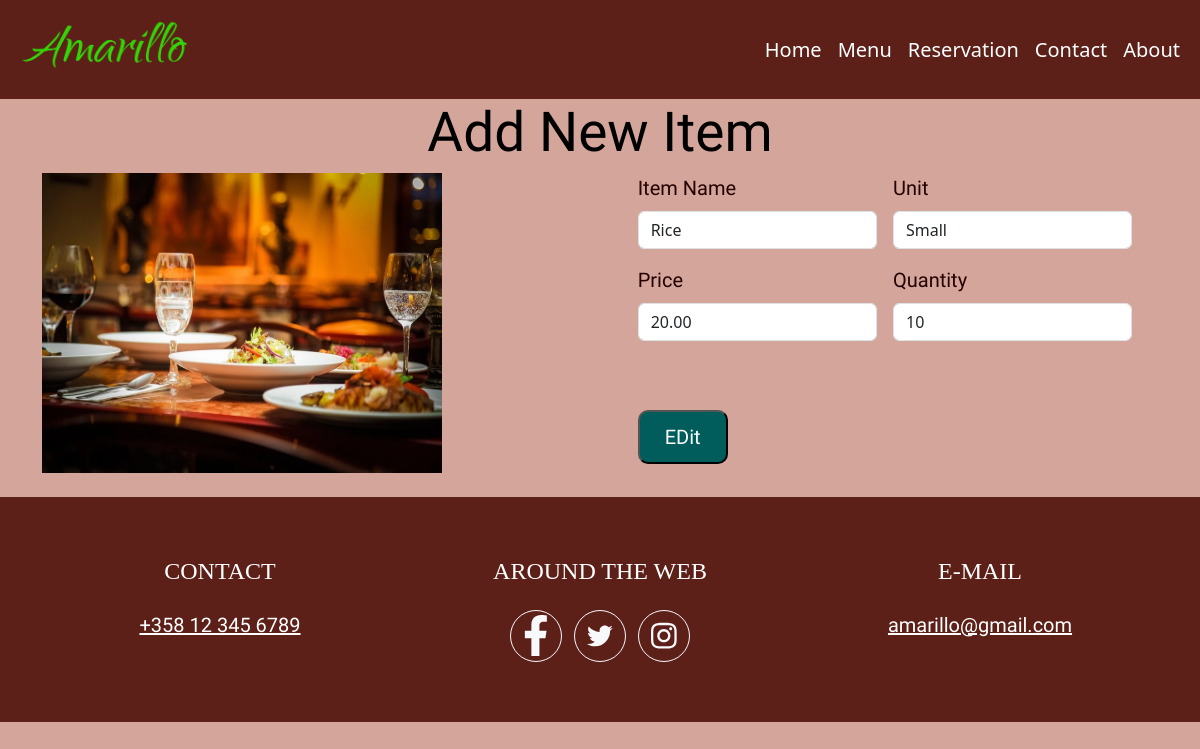
The page /php/edit_item.php?id=1 on the database its author committed.
### tables this page shows
CREATE TABLE `rushani_items` (
  `item_nbr` int NOT NULL,
  `item_name` varchar(30) NOT NULL,
  `unit` varchar(20) NOT NULL,
  `unit_price` decimal(10,2) NOT NULL,
  `quantity` int NOT NULL,
  `item_image` varchar(100) DEFAULT NULL,
  `item_status` int DEFAULT '1'
);

### php/edit_item.php (the view, shortened to what this page needs)
<?php
include "header.php";
include "db.php";
$id = $_GET['id'];
$sql = "SELECT * FROM rushani_items WHERE item_nbr='$id'";
$result = $conn->query($sql);
$row = $result->fetch_assoc();
  ?>
<div class="container">
<div class="row">
<br>
<h1>Add New Item</h1>
<br>
<div class="col-md-6">
    <img  style="width: 400px; height: 300px;" src="../images/ifram.jpg" />
</div>
<div class="col-md-6">
<div class="container">
    <div class="row align-items-center">
       <div class="col-md-12">
                <form  class="row g-3" action="" method="post" enctype="multipart/form-data">
                    <div class = "col-md-6">
                            <label for="inputFirstName" class="form-label">Item Name</label>
                            <input type="text"  class="form-control" id="inputFirstName" name="itmname" placeholder="Item Name" value="<?php echo $row['item_name'];?>">
                    </div>
                    <div class="col-md-6">
                        <label for="inputLastName" class="form-label">Unit</label>
                        <br>
                        <select name="unit"  class="form-control" id="inputFirstName" >
                            <option value="Small" <?php if($row['unit']=="Small"){echo "selected"; }?>> Small </option>
                        </select>
                    </div>
                    <div class="col-md-6">
                        <label for="inputEmail" class="form-label">Price</label>
                        <input type="text" class="form-control" id="inputEmail" name="price" placeholder="0.00"  value="<?php echo $row['unit_price'];?>">
                    </div>
                    <div class="col-md-6">
                        <label for="inputPhone" class="form-label">Quantity</label>
                        <input type="number" class="form-control" id="inputPhone" name="qty" placeholder="0" value="<?php echo $row['quantity'];?>" >
                    </div>
                    <div class="col-md-6" style="padding-top: 5px;">
                        <div class="col-md-12">
                        <br><br>
                            <button type="submit" class="btn11" style="padding-left: 25px;padding-right: 25px;" name="editbht"> EDit </button>
                        </div>
                    </div>
                </form>
                 </div>
              </div>
            </div>
        </div>
     </div>
</div>
<br>
    </div>
</body>
<?php include "footer.php" ?>

### style/style2.css (style rules this page uses)
body { margin: auto; background-color: #D4A59A; font-size: larger; }
img { width: 100%; height: 500px; margin: auto; vertical-align: none; }
h1 { font-weight: 500; font-size: 55px; font-family: 'Courgette', cursive; }
* { box-sizing: border-box; }
* { padding: 0; margin: 0; box-sizing: border-box; }
.btn11 { background-color: rgb(0, 93, 92); font-size: 20px; font-family: 'Courgette', cursive; padding: 10px; border-radius: 10px; color: white; }
.form-label { font-size: 20px; font-family: 'Courgette', cursive; }

### style/style.css (style rules this page uses)
body { background-color: #D4A59A; font-size: medium; color: rgb(37, 2, 2); }
.container { width: 95%; }
h1 { text-align: center; font-weight: 500; font-size: 55px; font-family: 'Courgette', cursive; color: black; }
* { box-sizing: border-box; }

### rows shown on the page
rushani_items: itmname "Rice", unit "Small", price "20.00", qty "10"
